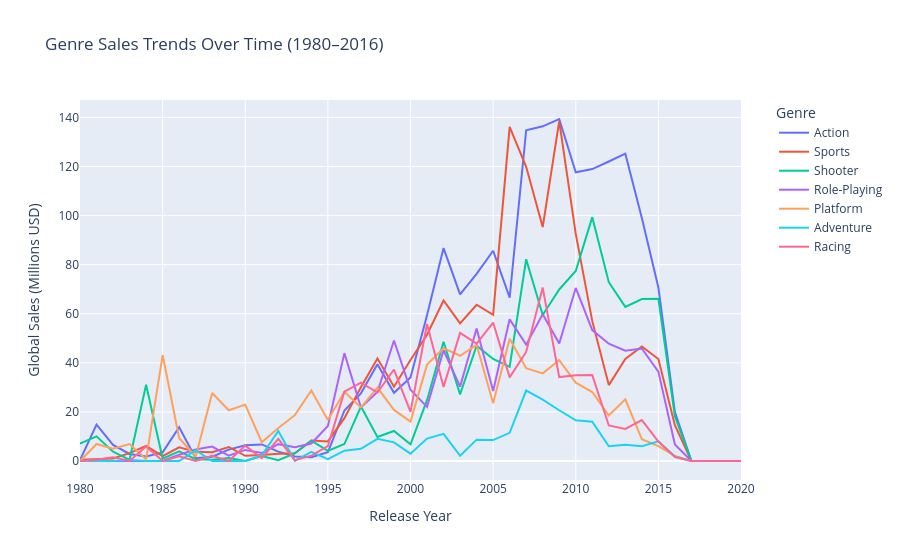

The notebook cell this image was saved under:
### Markdown cell above
#### **Insights:**

1.  **Wii** leads by a **significant margin (~138 M)** – driven largely by **"Wii Sports" (82.74 M)**.
2.  **DS, PS2, PS3, PS4**, and **X360** occupy the next spots—reflecting both hardware install base and strong first-party titles.
3.  **Nintendo**® platforms (**Wii, DS**) together account for **~30% of total historical sales** in this dataset.

### **8.3. Genre Sales Trends Over Time (1980–2016)**

### Code cell
# Pivot: index=Year, columns=Genre, values=sum(Global_Sales)
genre_trends = df.pivot_table(
    index="Year", columns="Genre", values="Global_Sales", aggfunc="sum"
).fillna(0)

# Filter the list of genres to only include those present in the DataFrame's columns
selected_genres = []
for genre in [
    "Action",
    "Sports",
    "Shooter",
    "Role-Playing",
    "Platform",
    "Adventure",
    "Racing",
]:
    if genre in genre_trends.columns:
        selected_genres.append(genre)

fig_line = px.line(
    genre_trends,
    x=genre_trends.index,
    y=selected_genres, # Use the filtered list of genres here
    title="Genre Sales Trends Over Time (1980–2016)"
)

fig_line.update_layout(
    xaxis_title="Release Year",
    yaxis_title="Global Sales (Millions USD)",
    legend_title_text="Genre",
    legend=dict(x=1.05, y=1, xanchor='left', yanchor='top')
)
print("Embedded Plot:")
fig_line.show()

### Figure 1 — Plotly figure (JSON) as saved in the notebook; plotly's stock layout.template omitted (floating-point values rounded to 4 significant figures)
{"data": [{"hovertemplate": "variable=Action<br>Year=%{x}<br>value=%{y}<extra></extra>", "legendgroup": "Action", "line": {"color": "#636efa", "dash": "solid"}, "marker": {"symbol": "circle"}, "mode": "lines", "name": "Action", "orientation": "v", "showlegend": true, "type": "scatter", "x": [1980.0, 1981.0, 1982.0, 1983.0, 1984.0, 1985.0, 1986.0, 1987.0, 1988.0, 1989.0, 1990.0, 1991.0, 1992.0, 1993.0, 1994.0, 1995.0, 1996.0, 1997.0, 1998.0, 1999.0, 2000.0, 2001.0, 2002.0, 2003.0, 2004.0, 2005.0, 2006.0, 2007.0, 2008.0, 2009.0, 2010.0, 2011.0, 2012.0, 2013.0, 2014.0, 2015.0, 2016.0, 2017.0, 2020.0], "xaxis": "x", "y": [0.34, 14.84, 6.52, 2.86, 1.85, 3.52, 13.74, 1.12, 1.75, 4.64, 6.39, 6.76, 3.83, 1.81, 1.55, 3.57, 20.58, 27.58, 39.44, 27.78, 34.04, 59.39, 86.77, 67.93, 76.26, 85.69, 66.58, 134.8, 136.4, 139.4, 117.6, 119.0, 122.0, 125.2, 99.02, 70.7, 19.91, 0.01, 0.0], "yaxis": "y"}, {"hovertemplate": "variable=Sports<br>Year=%{x}<br>value=%{y}<extra></extra>", "legendgroup": "Sports", "line": {"color": "#EF553B", "dash": "solid"}, "marker": {"symbol": "circle"}, "mode": "lines", "name": "Sports", "orientation": "v", "showlegend": true, "type": "scatter", "x": [1980.0, 1981.0, 1982.0, 1983.0, 1984.0, 1985.0, 1986.0, 1987.0, 1988.0, 1989.0, 1990.0, 1991.0, 1992.0, 1993.0, 1994.0, 1995.0, 1996.0, 1997.0, 1998.0, 1999.0, 2000.0, 2001.0, 2002.0, 2003.0, 2004.0, 2005.0, 2006.0, 2007.0, 2008.0, 2009.0, 2010.0, 2011.0, 2012.0, 2013.0, 2014.0, 2015.0, 2016.0, 2017.0, 2020.0], "xaxis": "x", "y": [0.49, 0.79, 1.05, 3.2, 6.18, 1.96, 5.57, 3.72, 3.6, 5.72, 2.11, 2.41, 2.95, 3.18, 8.39, 7.98, 17.45, 30.02, 41.79, 30.29, 41.19, 51.43, 65.42, 56.11, 63.68, 59.54, 136.2, 119.9, 95.34, 138.5, 92.53, 56.99, 30.93, 41.55, 46.66, 41.54, 14.6, 0.0, 0.0], "yaxis": "y"}, {"hovertemplate": "variable=Shooter<br>Year=%{x}<br>value=%{y}<extra></extra>", "legendgroup": "Shooter", "line": {"color": "#00cc96", "dash": "solid"}, "marker": {"symbol": "circle"}, "mode": "lines", "name": "Shooter", "orientation": "v", "showlegend": true, "type": "scatter", "x": [1980.0, 1981.0, 1982.0, 1983.0, 1984.0, 1985.0, 1986.0, 1987.0, 1988.0, 1989.0, 1990.0, 1991.0, 1992.0, 1993.0, 1994.0, 1995.0, 1996.0, 1997.0, 1998.0, 1999.0, 2000.0, 2001.0, 2002.0, 2003.0, 2004.0, 2005.0, 2006.0, 2007.0, 2008.0, 2009.0, 2010.0, 2011.0, 2012.0, 2013.0, 2014.0, 2015.0, 2016.0, 2017.0, 2020.0], "xaxis": "x", "y": [7.07, 10.04, 3.79, 0.48, 31.1, 1.0, 3.89, 0.71, 0.51, 1.2, 0.0, 2.0, 0.29, 3.08, 8.3, 4.15, 6.91, 22.17, 9.8, 12.25, 6.81, 24.77, 48.58, 27.14, 46.95, 41.6, 38.37, 82.21, 59.51, 69.89, 77.41, 99.36, 72.86, 62.8, 66.0, 66.15, 18.22, 0.0, 0.0], "yaxis": "y"}, {"hovertemplate": "variable=Role-Playing<br>Year=%{x}<br>value=%{y}<extra></extra>", "legendgroup": "Role-Playing", "line": {"color": "#ab63fa", "dash": "solid"}, "marker": {"symbol": "circle"}, "mode": "lines", "name": "Role-Playing", "orientation": "v", "showlegend": true, "type": "scatter", "x": [1980.0, 1981.0, 1982.0, 1983.0, 1984.0, 1985.0, 1986.0, 1987.0, 1988.0, 1989.0, 1990.0, 1991.0, 1992.0, 1993.0, 1994.0, 1995.0, 1996.0, 1997.0, 1998.0, 1999.0, 2000.0, 2001.0, 2002.0, 2003.0, 2004.0, 2005.0, 2006.0, 2007.0, 2008.0, 2009.0, 2010.0, 2011.0, 2012.0, 2013.0, 2014.0, 2015.0, 2016.0, 2017.0, 2020.0], "xaxis": "x", "y": [0.0, 0.0, 0.0, 0.0, 0.0, 0.0, 2.52, 4.65, 5.88, 2.2, 4.52, 3.25, 6.86, 5.59, 7.11, 14.26, 43.96, 21.79, 28.09, 49.09, 29.03, 22.06, 45.13, 30.28, 53.95, 28.55, 57.73, 47.42, 59.83, 47.9, 70.52, 53.37, 47.81, 44.92, 45.86, 36.44, 6.76, 0.04, 0.0], "yaxis": "y"}, {"hovertemplate": "variable=Platform<br>Year=%{x}<br>value=%{y}<extra></extra>", "legendgroup": "Platform", "line": {"color": "#FFA15A", "dash": "solid"}, "marker": {"symbol": "circle"}, "mode": "lines", "name": "Platform", "orientation": "v", "showlegend": true, "type": "scatter", "x": [1980.0, 1981.0, 1982.0, 1983.0, 1984.0, 1985.0, 1986.0, 1987.0, 1988.0, 1989.0, 1990.0, 1991.0, 1992.0, 1993.0, 1994.0, 1995.0, 1996.0, 1997.0, 1998.0, 1999.0, 2000.0, 2001.0, 2002.0, 2003.0, 2004.0, 2005.0, 2006.0, 2007.0, 2008.0, 2009.0, 2010.0, 2011.0, 2012.0, 2013.0, 2014.0, 2015.0, 2016.0, 2017.0, 2020.0], "xaxis": "x", "y": [0.0, 6.93, 5.03, 6.93, 0.69, 43.17, 9.39, 1.74, 27.73, 20.66, 22.97, 7.64, 13.42, 18.67, 28.74, 16.69, 28.23, 21.85, 29.88, 20.82, 16.06, 39.28, 45.97, 42.89, 47.34, 23.56, 49.8, 37.81, 35.7, 41.09, 31.9, 28.11, 18.55, 25.12, 8.89, 6.05, 2.07, 0.0, 0.0], "yaxis": "y"}, {"hovertemplate": "variable=Adventure<br>Year=%{x}<br>value=%{y}<extra></extra>", "legendgroup": "Adventure", "line": {"color": "#19d3f3", "dash": "solid"}, "marker": {"symbol": "circle"}, "mode": "lines", "name": "Adventure", "orientation": "v", "showlegend": true, "type": "scatter", "x": [1980.0, 1981.0, 1982.0, 1983.0, 1984.0, 1985.0, 1986.0, 1987.0, 1988.0, 1989.0, 1990.0, 1991.0, 1992.0, 1993.0, 1994.0, 1995.0, 1996.0, 1997.0, 1998.0, 1999.0, 2000.0, 2001.0, 2002.0, 2003.0, 2004.0, 2005.0, 2006.0, 2007.0, 2008.0, 2009.0, 2010.0, 2011.0, 2012.0, 2013.0, 2014.0, 2015.0, 2016.0, 2017.0, 2020.0], "xaxis": "x", "y": [0.0, 0.0, 0.0, 0.4, 0.0, 0.0, 0.0, 4.38, 0.0, 0.0, 0.0, 2.24, 12.24, 0.07, 3.74, 0.72, 4.19, 4.96, 9.05, 7.6, 2.98, 9.12, 11.05, 2.14, 8.7, 8.53, 11.47, 28.71, 25.02, 20.68, 16.57, 15.98, 5.99, 6.61, 6.06, 8.03, 1.81, 0.0, 0.0], "yaxis": "y"}, {"hovertemplate": "variable=Racing<br>Year=%{x}<br>value=%{y}<extra></extra>", "legendgroup": "Racing", "line": {"color": "#FF6692", "dash": "solid"}, "marker": {"symbol": "circle"}, "mode": "lines", "name": "Racing", "orientation": "v", "showlegend": true, "type": "scatter", "x": [1980.0, 1981.0, 1982.0, 1983.0, 1984.0, 1985.0, 1986.0, 1987.0, 1988.0, 1989.0, 1990.0, 1991.0, 1992.0, 1993.0, 1994.0, 1995.0, 1996.0, 1997.0, 1998.0, 1999.0, 2000.0, 2001.0, 2002.0, 2003.0, 2004.0, 2005.0, 2006.0, 2007.0, 2008.0, 2009.0, 2010.0, 2011.0, 2012.0, 2013.0, 2014.0, 2015.0, 2016.0, 2017.0, 2020.0], "xaxis": "x", "y": [0.0, 0.48, 1.57, 0.0, 5.95, 0.0, 1.96, 0.0, 2.14, 0.0, 6.26, 1.14, 9.04, 0.36, 2.19, 6.09, 28.24, 31.91, 27.9, 37.27, 19.99, 55.81, 30.2, 52.19, 47.86, 56.42, 34.09, 44.44, 70.66, 34.19, 34.93, 35.01, 14.46, 13.04, 16.69, 7.92, 1.64, 0.0, 0.0], "yaxis": "y"}], "layout": {"legend": {"title": {"text": "Genre"}, "tracegroupgap": 0, "x": 1.05, "xanchor": "left", "y": 1, "yanchor": "top"}, "title": {"text": "Genre Sales Trends Over Time (1980–2016)"}, "xaxis": {"anchor": "y", "domain": [0, 1], "title": {"text": "Release Year"}}, "yaxis": {"anchor": "x", "domain": [0, 1], "title": {"text": "Global Sales (Millions USD)"}}}}
